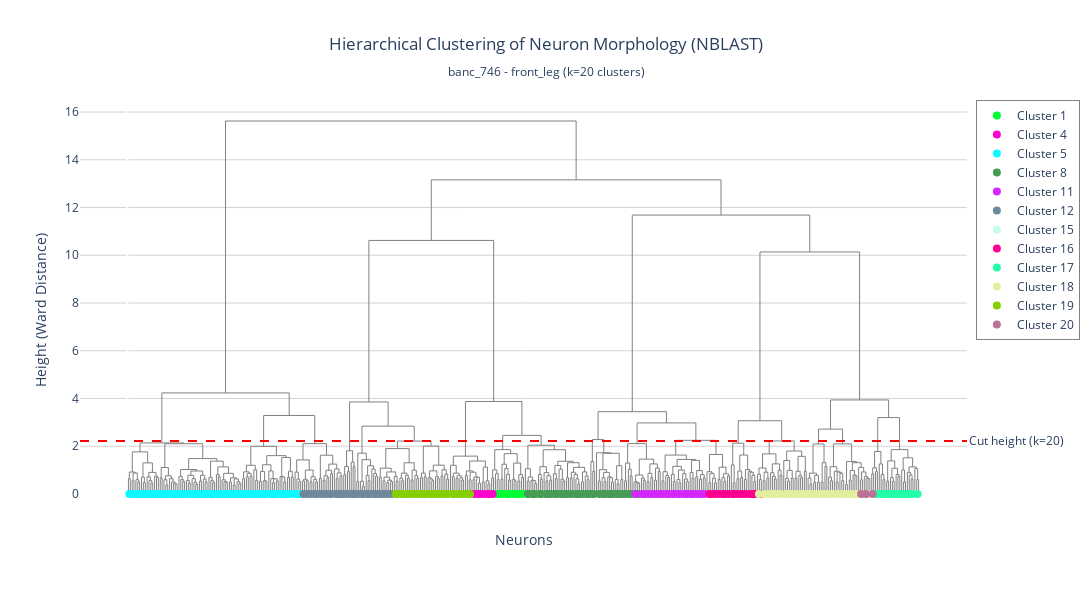

Here is the notebook cell this chart was saved with:
### Markdown cell above
### Hierarchical Clustering

Use NBLAST scores to cluster neurons by morphological similarity:

### Code cell
from scipy.cluster.hierarchy import linkage, dendrogram, cut_tree
from scipy.spatial.distance import squareform
import plotly.figure_factory as ff

# Convert NBLAST scores to distance matrix
# NBLAST scores are similarity scores (higher = more similar)
# We need to normalize by self-scores and convert to distances
self_scores = np.diag(nblast_scores.values)
normalized_scores = nblast_scores.values / self_scores.max()
distance_matrix = 1 - normalized_scores

# Convert to condensed distance matrix for linkage
# Only use upper triangle (distance matrix is symmetric)
condensed_dist = squareform(distance_matrix, checks=False)

# Perform hierarchical clustering
linkage_matrix = linkage(condensed_dist, method='ward')

# Choose number of clusters
k = 20
print(f"Cutting dendrogram into {k} clusters...")

# Cut tree to get cluster assignments
clusters = cut_tree(linkage_matrix, n_clusters=k).flatten() + 1  # +1 to start from 1

# Get cut height for k clusters
# Height at which we cut is at the (n-k)th merge
cut_height = linkage_matrix[len(linkage_matrix) - k, 2]

print(f"Cut height for k={k}: {cut_height:.4f}")
print(f"\nCluster sizes:")
cluster_counts = pd.Series(clusters).value_counts().sort_index()
print(cluster_counts)

# Create dendrogram with plotly
# First create using scipy to get dendrogram coordinates
dend = dendrogram(linkage_matrix, no_plot=True)

# Get leaf order and corresponding clusters
leaf_order = dend['leaves']
leaf_clusters = clusters[leaf_order]

# Create color map for clusters
import plotly.express as px
colors_list = px.colors.qualitative.Light24 + px.colors.qualitative.Dark24
cluster_colors = {i: colors_list[i % len(colors_list)] for i in range(1, k+1)}
leaf_colors = [cluster_colors[c] for c in leaf_clusters]

# Create figure
fig = go.Figure()

# Add dendrogram segments
for i, (x, y) in enumerate(zip(dend['icoord'], dend['dcoord'])):
    fig.add_trace(go.Scatter(
        x=x,
        y=y,
        mode='lines',
        line=dict(color='grey', width=1),
        hoverinfo='skip',
        showlegend=False
    ))

# Add colored points at leaves
leaf_x = [(dend['icoord'][i][1] + dend['icoord'][i][2]) / 2 
          for i in range(len(dend['icoord'])) 
          if dend['dcoord'][i][0] == 0]
leaf_y = [0] * len(leaf_x)

# Group leaves by cluster for legend
for cluster_id in sorted(cluster_counts.index):
    cluster_mask = leaf_clusters == cluster_id
    cluster_x = [x for i, x in enumerate(leaf_x) if cluster_mask[i]]
    cluster_y = [0] * len(cluster_x)
    
    fig.add_trace(go.Scatter(
        x=cluster_x,
        y=cluster_y,
        mode='markers',
        marker=dict(size=8, color=cluster_colors[cluster_id]),
        name=f'Cluster {cluster_id}',
        hovertext=[f'Cluster {cluster_id}'] * len(cluster_x),
        hoverinfo='text'
    ))

# Add horizontal cut line
fig.add_hline(
    y=cut_height,
    line=dict(color='red', width=2, dash='dash'),
    annotation_text=f'Cut height (k={k})',
    annotation_position='right'
)

# Update layout
fig.update_layout(
    title=dict(
        text=f'Hierarchical Clustering of Neuron Morphology (NBLAST)<br><sub>{DATASET} - {SUBSET_NAME} (k={k} clusters)</sub>',
        x=0.5,
        xanchor='center'
    ),
    xaxis=dict(
        title='Neurons',
        showticklabels=False,
        showgrid=False
    ),
    yaxis=dict(
        title='Height (Ward Distance)',
        showgrid=True,
        gridcolor='lightgrey'
    ),
    plot_bgcolor='white',
    width=1200,
    height=600,
    hovermode='closest',
    legend=dict(
        orientation='v',
        yanchor='top',
        y=1,
        xanchor='left',
        x=1.01,
        bgcolor='rgba(255, 255, 255, 0.8)',
        bordercolor='grey',
        borderwidth=1
    )
)

# Save static version
fig.write_image(f"{IMG_DIR}/{DATASET}_{SUBSET_NAME}_nblast_dendrogram.png", 
                width=1400, height=700, scale=2)
print(f"\n✓ Dendrogram saved to {IMG_DIR}/{DATASET}_{SUBSET_NAME}_nblast_dendrogram.png")

# Display interactive version
fig.show()
